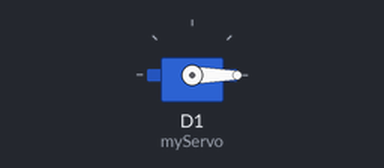
This sketch was run on a simulated ESP8266 (NodeMCU). On the bench: servo.

Above: at 0.05 s.
At 1.5 s:
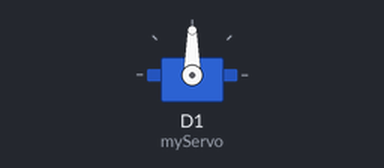
At 3.0 s:
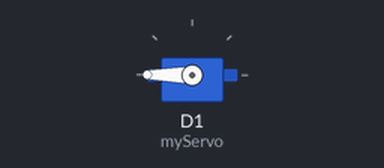
Timing chart, 0 to 6.9 s (numbered marks = the images above):
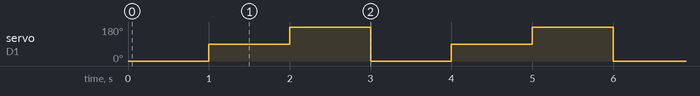

The sketch:

servocodeesp8266.ino
```cpp
#include <Servo.h>

Servo myServo;

void setup() {
  myServo.attach(D1); // Pin D1 untuk servo
}

void loop() {
  myServo.write(0);    // Posisi servo 0 derajat
  delay(1000);
  myServo.write(90);   // Posisi servo 90 derajat
  delay(1000);
  myServo.write(180);  // Posisi servo 180 derajat
  delay(1000);
}
```

Measured:
- by itself, servo on D1 (myServo): repeats every 3.0 s: 180° 1.0 s, 0° 1.0 s, 90° 1.0 s
